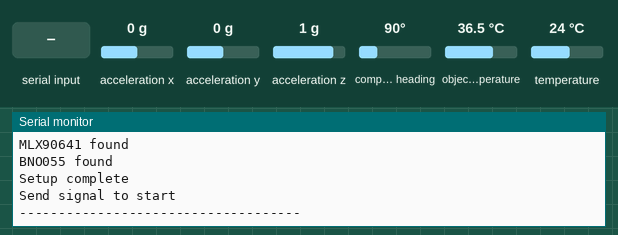
Simulated run of this sketch. Board: Particle Photon. On the bench: the last lines printed to the serial monitor. The inputs (shaded band) are chosen by the test bench; at power-on: acceleration x 0 g, acceleration y 0 g, acceleration z 1 g, compass heading 90°, object temperature 36.5 °C, temperature 24 °C.

Above: at 0.8 s.
0.9 s: "1" received over Serial
At 1.01 s:
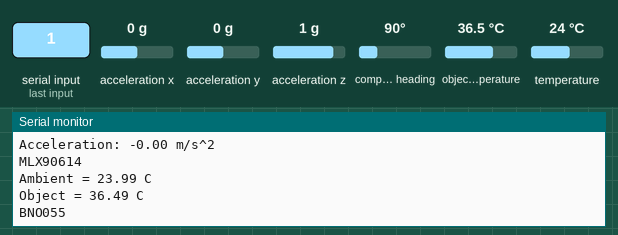
2.4 s: acceleration x set to -1.4 g
At 2.71 s:
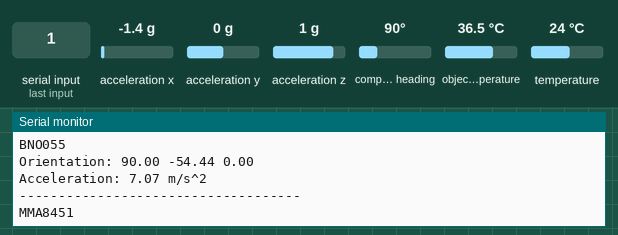
3.9 s: acceleration y set to -1.4 g
At 4.52 s:
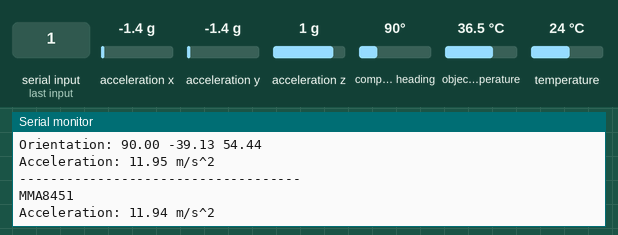
5.4 s: acceleration z set to -1.4 g
At 6.33 s:
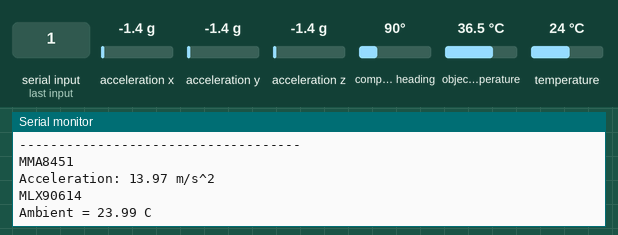
6.9 s: compass heading set to 7°
At 6.97 s:
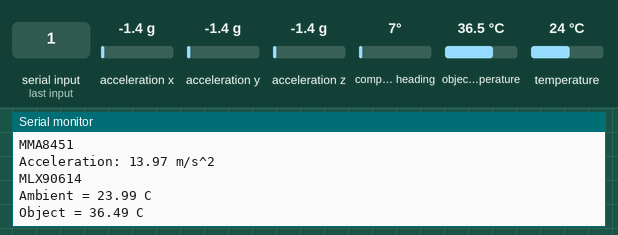
8.4 s: object temperature set to 20 °C
At 8.57 s:
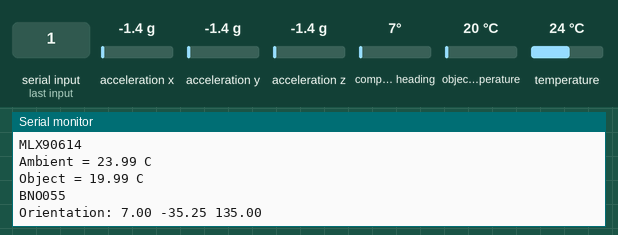
Timing chart, 0 to 10.9 s (numbered marks = the images above; inputs shaded):
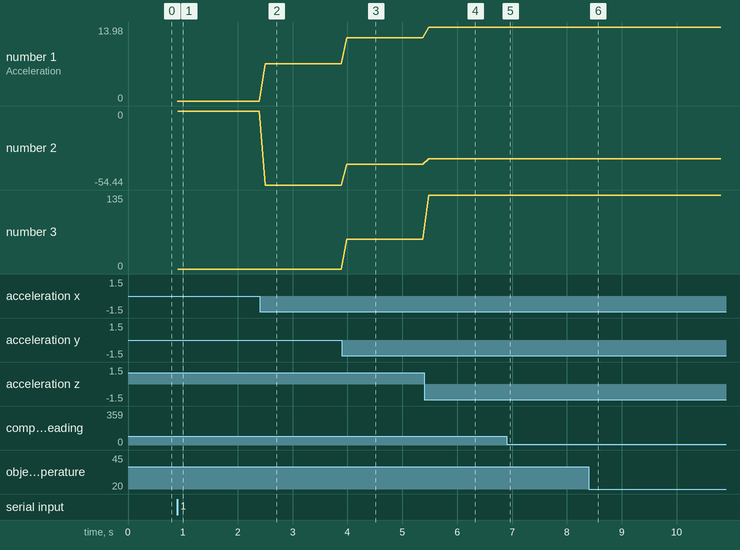

Measured:
- after the input at 0.9 s, the serial monitor: prints a new line at once (image 1)
- after the input at 2.4 s, the serial monitor: prints a new line after 0.10 s (image 2)
- after the input at 3.9 s, the serial monitor: prints a new line after 0.09 s (image 3)
- after the input at 5.4 s, the serial monitor: prints a new line after 0.08 s (image 4)
- after the input at 8.4 s, the serial monitor: prints a new line after 0.06 s (image 6)
- plotted number 1: 0 → 7.07 after the input at 2.4 s, 7.07 → 11.95 after the input at 3.9 s, 11.95 → 13.98 after the input at 5.4 s
- plotted number 2: 0 → -54.44 after the input at 2.4 s, -54.44 → -39.13 after the input at 3.9 s, -39.13 → -35.25 after the input at 5.4 s
- plotted number 3: 0 → 54.44 after the input at 3.9 s, 54.44 → 135 after the input at 5.4 s

The sketch:

salamander.ino
```cpp
//Tutorials:
//MMA8451:
//MLX90641:
//LSM9DS1: https://learn.adafruit.com/adafruit-lsm9ds1-accelerometer-plus-gyro-plus-magnetometer-9-dof-breakout/overview
//         https://github.com/kriswiner/LSM9DS1/blob/master/LSM9DS1_MS5611_BasicAHRS_t3.ino

//Version Notes:
//Attempt to convert from Arduino to Particle

//Loading libraries
#include <Particle.h>
#include <Adafruit_MMA8451.h>
#include <Adafruit_Sensor.h>
#include <Adafruit_MLX90614.h>
#include <Adafruit_BNO055.h>

//i2c
Adafruit_MLX90614 mlx = Adafruit_MLX90614();
Adafruit_MMA8451 mma = Adafruit_MMA8451();
Adafruit_BNO055 bno = Adafruit_BNO055();

void setup(void) {

  // Intialize connection with serial port
  // Will pause until serial console opens
  Serial.begin(9600);
  while(!Serial.isConnected());

  Serial.println("Serial succcessfully connected");
  Serial.println("Initializing program");
  Serial.println();

  //State whether connected to WiFi
  if (WiFi.ready()) {
    Serial.println("Wifi successfully connected");
  }
  else
  {
    Serial.println("Wifi connection failed");
  }
  Serial.println();

  //Greeting message sent over serial
  Serial.println("Adafruit MMA8451, MLX90614, BNO055 Fitbit");
  Serial.println("Fitbit_Code Version 2.3");
  Serial.println("Rev Date 01/17/2019");
  Serial.println();

  //Initialise sensors, set parameters, and print results
  //Warn if boards cannot be detected

  //MMA8451 ----------------------------------------------------
  if (! mma.begin()) {
    Serial.println("Unable to initialize MMA8451");
    while (1);
  }
  Serial.println("MMA8451 found");

  //Set the accelerometer range
  mma.setRange(MMA8451_RANGE_2_G);
  //mma.setRange(MMA8451_RANGE_4_G);
  //mma.setRange(MMA8451_RANGE_8_G);

  //MLX90641 ---------------------------------------------------
  if (!mlx.begin()) {
    Serial.println("Unable to initialize LSM9DS1");
    while (1);
  }
  Serial.println("MLX90641 found");

  //BNO055 -----------------------------------------------------
  if (!bno.begin()) {
    Serial.println("Unable to initialize BNO055");
    while (1);
  }
  Serial.println("BNO055 found");

  //Example includes this, says to use for better accuracy?
  bno.setExtCrystalUse(true);

  Serial.println();

  /*Program waits after intialization for signal to begin reporting data*/
  /*Signal program to begin loop by sending any command*/
  Serial.println("Setup complete");
  Serial.println("Send signal to start");
  Serial.println("------------------------------------");

  while(Serial.available() == 0){}
}

void loop() {

  //MMA8451 ----------------------------------------------------
  Serial.println("MMA8451");

  /*Read the 'raw' data in 14-bit counts
  mma.read();
  Serial.print("X:\t"); Serial.print(mma.x);
  Serial.print("\tY:\t"); Serial.print(mma.y);
  Serial.print("\tZ:\t"); Serial.print(mma.z);
  Serial.println(); */

  /* Get a new sensor event */
  sensors_event_t event;
  mma.getEvent(&event);

  /* Display the results (acceleration is measured in m/s^2)
  Serial.print("X: \t"); Serial.print(event.acceleration.x); Serial.print("\t");
  Serial.print("Y: \t"); Serial.print(event.acceleration.y); Serial.print("\t");
  Serial.print("Z: \t"); Serial.print(event.acceleration.z); Serial.print("\t");
  Serial.println("m/s^2 "); */

  /* Calculate and display the acceleration vector from components */
  float mmaaccelvector = sqrt(sq(event.acceleration.x) + sq(event.acceleration.y) + sq(event.acceleration.z)) - 9.81;

  Serial.print("Acceleration: ");
  Serial.print(mmaaccelvector);
  Serial.println(" m/s^2");

  /* Get the orientation of the sensor
  uint8_t o = mma.getOrientation();

  switch (o) {
    case MMA8451_PL_PUF:
      Serial.println("Portrait Up Front");
      break;
    case MMA8451_PL_PUB:
      Serial.println("Portrait Up Back");
      break;
    case MMA8451_PL_PDF:
      Serial.println("Portrait Down Front");
      break;
    case MMA8451_PL_PDB:
      Serial.println("Portrait Down Back");
      break;
    case MMA8451_PL_LRF:
      Serial.println("Landscape Right Front");
      break;
    case MMA8451_PL_LRB:
      Serial.println("Landscape Right Back");
      break;
    case MMA8451_PL_LLF:
      Serial.println("Landscape Left Front");
      break;
    case MMA8451_PL_LLB:
      Serial.println("Landscape Left Back");
      break;
    }
  Serial.println(); */

  //MLX90614 ----------------------------------------------------
  Serial.println("MLX90614");

  /* Display temperature reading in Celcius */
  Serial.print("Ambient = ");
  Serial.print(mlx.readAmbientTempC());
  Serial.println(" C");
  Serial.print("Object = ");
  Serial.print(mlx.readObjectTempC());
  Serial.println(" C");

  /* Display temperature reading in Farenheit
  Serial.print("Ambient = ");
  Serial.print(mlx.readAmbientTempF());
  Serial.println(" F");
  Serial.print("Object = ");
  Serial.print(mlx.readObjectTempF());
  Serial.println(" F");
  Serial.println(); */

  //BNO055 ------------------------------------------------------
  Serial.println("BNO055");

  /* Get a new sensor event */
  bno.getEvent(&event);

  /* Board layout:
         +----------+
         |         *| RST   PITCH  ROLL  HEADING
     ADR |*        *| SCL
     INT |*        *| SDA     ^            /->
     PS1 |*        *| GND     |            |
     PS0 |*        *| 3VO     Y    Z-->    \-X
         |         *| VIN
         +----------+
  */

  /* The processing sketch expects data as roll, pitch, heading */
  Serial.print(F("Orientation: "));
  Serial.print((float)event.orientation.x);
  Serial.print(F(" "));
  Serial.print((float)event.orientation.y);
  Serial.print(F(" "));
  Serial.print((float)event.orientation.z);
  Serial.println(F(""));

  /* Get accelerometer vector */
  imu::Vector<3> accelerometer = bno.getVector(Adafruit_BNO055::VECTOR_ACCELEROMETER);

  /* Display the floating point data
  Serial.print("X: ");
  Serial.print(accelerometer.x());
  Serial.print(" Y: ");
  Serial.print(accelerometer.y());
  Serial.print(" Z: ");
  Serial.print(accelerometer.z());
  Serial.print("\t\t"); */

  /* Calculate and display the acceleration vector from components */
  float bnoaccelvector = sqrt(sq(accelerometer.x()) + sq(accelerometer.y()) + sq(accelerometer.z())) - 9.81;

  Serial.print("Acceleration: ");
  Serial.print(bnoaccelvector);
  Serial.print(" m/s^2");
  Serial.println();

  Serial.println("------------------------------------");
  delay(100);

}
```
